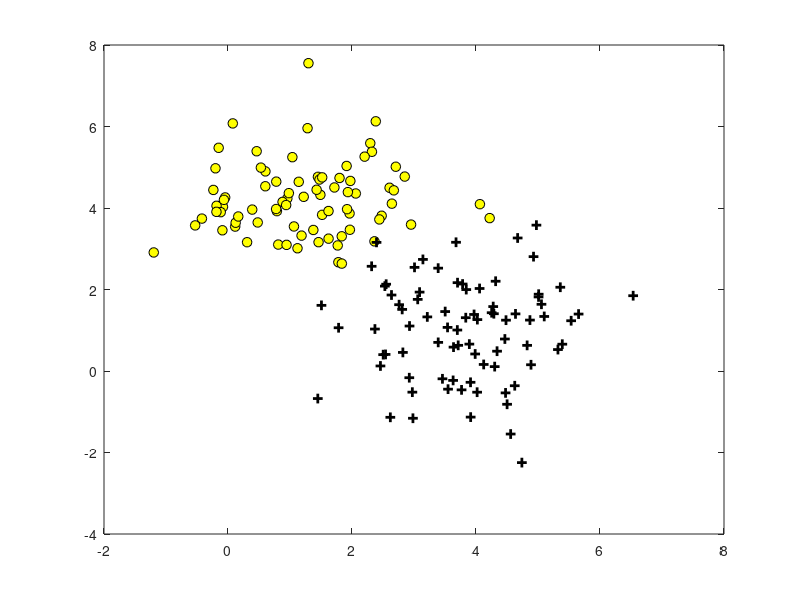

The MATLAB script that drew this image: (Note: this script raises an error after producing the figure.)
clear
close all

x0 = [1 4]';
x1 = [4 1]';

X0 = [];
X1 = [];
for i = 1:80
    X0 = [X0 normrnd(x0, 1)];
    X1 = [X1 normrnd(x1, 1)];
end
X = [X0 X1]';
t = [-ones(size(X0,2),1); ones(size(X1,2),1)];
save data X0 X1 X t

plot(X0(1,:),X0(2,:), 'ko', 'MarkerFaceColor', 'y', 'MarkerSize', 7);
hold on
plot(X1(1,:),X1(2,:), 'k+','LineWidth', 2, 'MarkerSize', 7);

C = 0.01;
w = svm(X, t, C);
x_new = [10 5; 3 4; 5 6; 4 9];

k = -w(2)/w(3); b = -w(1)/w(3);
h = refline(k,b); 
set(h, 'Color', 'r')

b = -(w(1)+1)/w(3);
h = refline(k,b);
b = -(w(1)-1)/w(3);
h = refline(k,b);
title(['5 steps Linear-SVM: \C = ' num2str(C)] )

[y_new, test_error, training_error]=train_svm(X,t,x_new,C);
